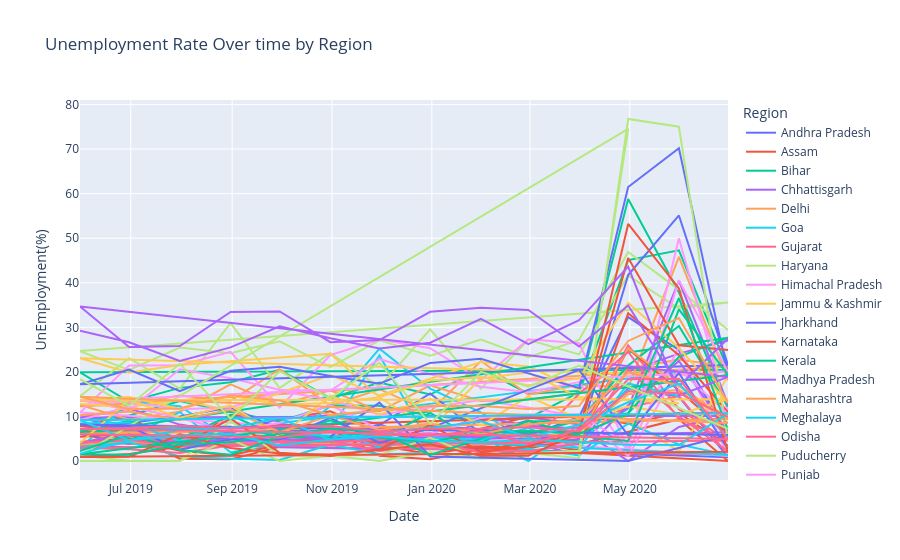

Write notebook code for a chart like this one.
### Markdown cell above
###  Hence From the above chart clearly can see the covid pandemic how much unemploymet rises in 2020

### Code cell
# Now zoom where you want

fig = px.line(df,x='Date',y='UnEmployment(%)',color='Region',
              title='Unemployment Rate Over time by Region')

fig.show()
